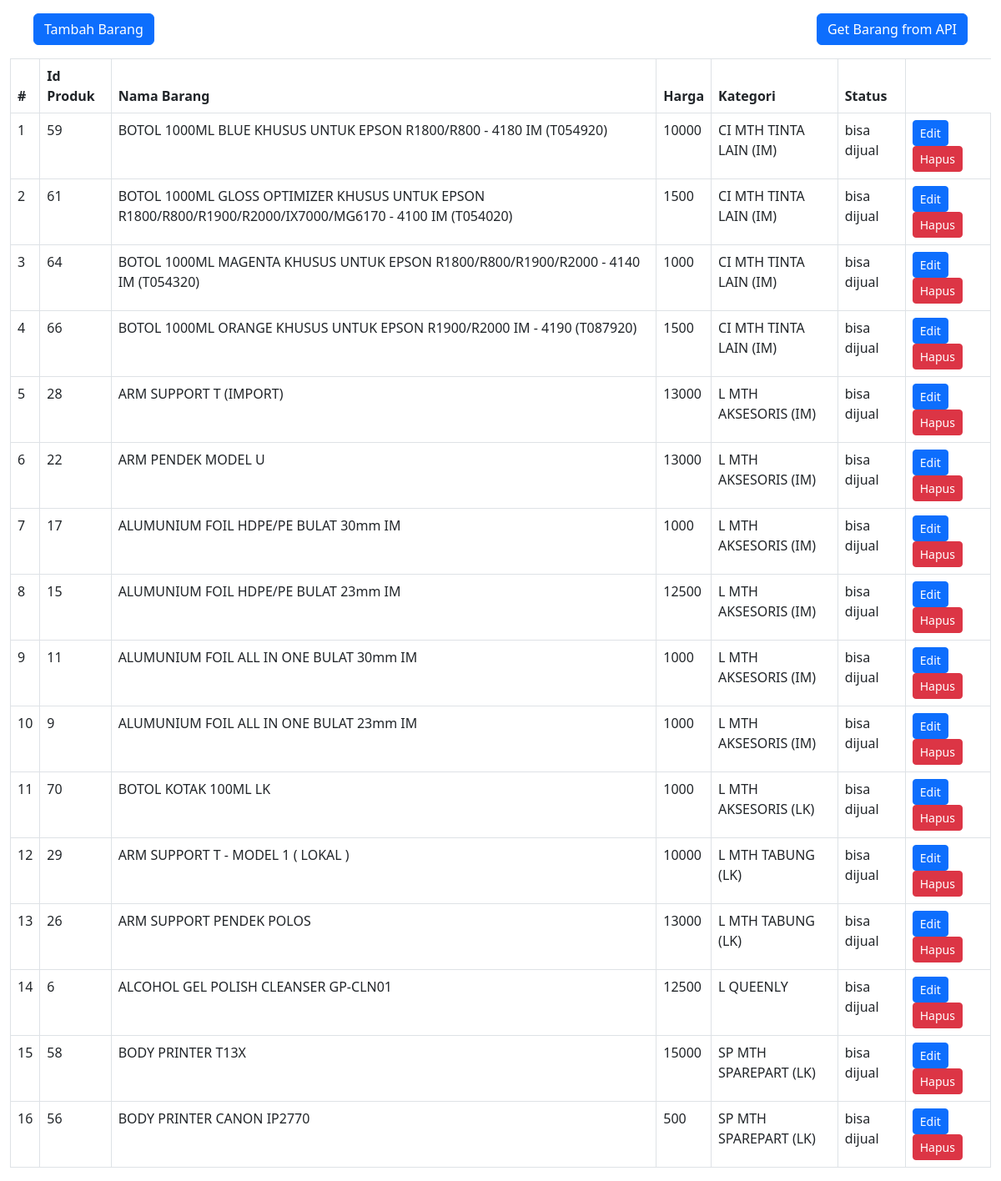
The page / on the database its author committed.
### tables this page shows
CREATE TABLE IF NOT EXISTS `barang` (
  `id_produk` int(11) NOT NULL AUTO_INCREMENT,
  `nama_produk` varchar(255) NOT NULL DEFAULT '',
  `harga` int(11) NOT NULL DEFAULT '0',
  `kategori` varchar(50) NOT NULL DEFAULT '0',
  `status` enum('bisa dijual','tidak bisa dijual') NOT NULL DEFAULT 'bisa dijual',
  PRIMARY KEY (`id_produk`)
);

### application/controllers/Index.php (called while the page is built, shortened)
<?php
class Index extends CI_Controller
{
    function __construct()
    {
        $this->load->model('M_barang', 'barang');
    }
    public function index()
    {
        $data['barang'] = $this->barang->get('*', ['status' => 'bisa dijual']);
        $data['status'] = [
            'bisa dijual',
            'tidak bisa dijual'
        ];
        $this->renderTo('index', $data);
    }
    private function renderTo($filepath, $data = null)
    {
        $this->load->view('template/head.php');
        $this->load->view($filepath, $data);
        $this->load->view('template/footer.php');
    }
}

### index.php (called while the page is built, shortened)
<?php
require_once BASEPATH.'core/CodeIgniter.php';

### application/models/M_barang.php (called while the page is built, shortened)
<?php
class M_barang extends CI_Model
{
    public function get($select = null, $where = null, $limit = null)
    {
        if ($select != null)
            $this->db->select($select);
        else
            $this->db->select('*');
        if ($where != null)
            $this->db->where($where);
        $this->db->order_by('kategori', 'asc');
        $result = $this->db->get('barang');
        return $result->result();
    }
}

### application/views/index.php (the view, shortened to what this page needs)
<div class="row m-3">
    <div class="col-sm-6">
        <button type="button" id="tambahBarang" data-bs-toggle="modal" data-bs-target="#modal_tambah" class="btn btn-primary btn-xl">Tambah Barang</button>
    </div>
    <div class="col-sm-6">
        <div class="text-end">
            <button type="button" id="getBarang" class="btn btn-primary btn-xl">Get Barang from API</button>
        </div>
    </div>
</div>
<div class="table">
    <table class="table table-responsive table-bordered ">
        <thead>
            <tr>
                <th scope="col">#</th>
                <th scope="col">Id Produk</th>
                <th scope="col">Nama Barang</th>
                <th scope="col">Harga</th>
                <th scope="col">Kategori</th>
                <th scope="col">Status</th>
            </tr>
        </thead>
        <tbody>
            <?php
            $i = 0;
            foreach ($barang as $b) :
                $i++; ?>
                <tr>
                    <td><?= $i ?></td>
                    <td><?= $b->id_produk ?></td>
                    <td><?= $b->nama_produk ?></td>
                    <td><?= $b->harga ?></td>
                    <td><?= $b->kategori ?></td>
                    <td><?= $b->status ?></td>
                    <td>
                        <button type="button" onclick="edit(<?= $b->id_produk ?>)" class="btn btn-primary btn-sm">Edit</button>
                        <button type="button" onclick="deletes(<?= $b->id_produk ?>)" class="btn btn-danger btn-sm">Hapus</button>
                    </td>
                </tr>
            <?php endforeach; ?>
        </tbody>
    </table>
</div>

### application/views/template/head.php (shortened to what this page needs)
<!DOCTYPE html>
<html lang="en">
<head>
    <link rel="stylesheet" type="text/css" href="<?= base_url() ?>public/bootstrap/dist/css/bootstrap.min.css">
    <link rel="stylesheet" type="text/css" href="<?= base_url() ?>public/sweetalert2/dist/sweetalert2.css">
</head>
<body class="container-fluid">

### application/views/template/footer.php (shortened to what this page needs)
</body>
</html>

### rows shown on the page
barang: id_produk "59", nama_produk "BOTOL 1000ML BLUE KHUSUS UNTUK EPSON R1800/R800 - 4180 IM (T054920)", harga "10000", kategori "CI MTH TINTA LAIN (IM)", status "bisa dijual"
barang: id_produk "61", nama_produk "BOTOL 1000ML GLOSS OPTIMIZER KHUSUS UNTUK EPSON R1800/R800/R1900/R2000/IX7000/MG6170 - 4100 IM (T054020)", harga "1500", kategori "CI MTH TINTA LAIN (IM)", status "bisa dijual"
barang: id_produk "64", nama_produk "BOTOL 1000ML MAGENTA KHUSUS UNTUK EPSON R1800/R800/R1900/R2000 - 4140 IM (T054320)", harga "1000", kategori "CI MTH TINTA LAIN (IM)", status "bisa dijual"
barang: id_produk "66", nama_produk "BOTOL 1000ML ORANGE KHUSUS UNTUK EPSON R1900/R2000 IM - 4190 (T087920)", harga "1500", kategori "CI MTH TINTA LAIN (IM)", status "bisa dijual"
barang: id_produk "28", nama_produk "ARM SUPPORT T (IMPORT)", harga "13000", kategori "L MTH AKSESORIS (IM)", status "bisa dijual"
barang: id_produk "22", nama_produk "ARM PENDEK MODEL U", harga "13000", kategori "L MTH AKSESORIS (IM)", status "bisa dijual"
barang: id_produk "17", nama_produk "ALUMUNIUM FOIL HDPE/PE BULAT 30mm IM", harga "1000", kategori "L MTH AKSESORIS (IM)", status "bisa dijual"
barang: id_produk "15", nama_produk "ALUMUNIUM FOIL HDPE/PE BULAT 23mm IM", harga "12500", kategori "L MTH AKSESORIS (IM)", status "bisa dijual"
barang: id_produk "11", nama_produk "ALUMUNIUM FOIL ALL IN ONE BULAT 30mm IM", harga "1000", kategori "L MTH AKSESORIS (IM)", status "bisa dijual"
barang: id_produk "9", nama_produk "ALUMUNIUM FOIL ALL IN ONE BULAT 23mm IM", harga "1000", kategori "L MTH AKSESORIS (IM)", status "bisa dijual"
barang: id_produk "70", nama_produk "BOTOL KOTAK 100ML LK", harga "1000", kategori "L MTH AKSESORIS (LK)", status "bisa dijual"
barang: id_produk "29", nama_produk "ARM SUPPORT T - MODEL 1 ( LOKAL )", harga "10000", kategori "L MTH TABUNG (LK)", status "bisa dijual"
barang: id_produk "26", nama_produk "ARM SUPPORT PENDEK POLOS", harga "13000", kategori "L MTH TABUNG (LK)", status "bisa dijual"
barang: id_produk "6", nama_produk "ALCOHOL GEL POLISH CLEANSER GP-CLN01", harga "12500", kategori "L QUEENLY", status "bisa dijual"
barang: id_produk "58", nama_produk "BODY PRINTER T13X", harga "15000", kategori "SP MTH SPAREPART (LK)", status "bisa dijual"
barang: id_produk "56", nama_produk "BODY PRINTER CANON IP2770", harga "500", kategori "SP MTH SPAREPART (LK)", status "bisa dijual"
